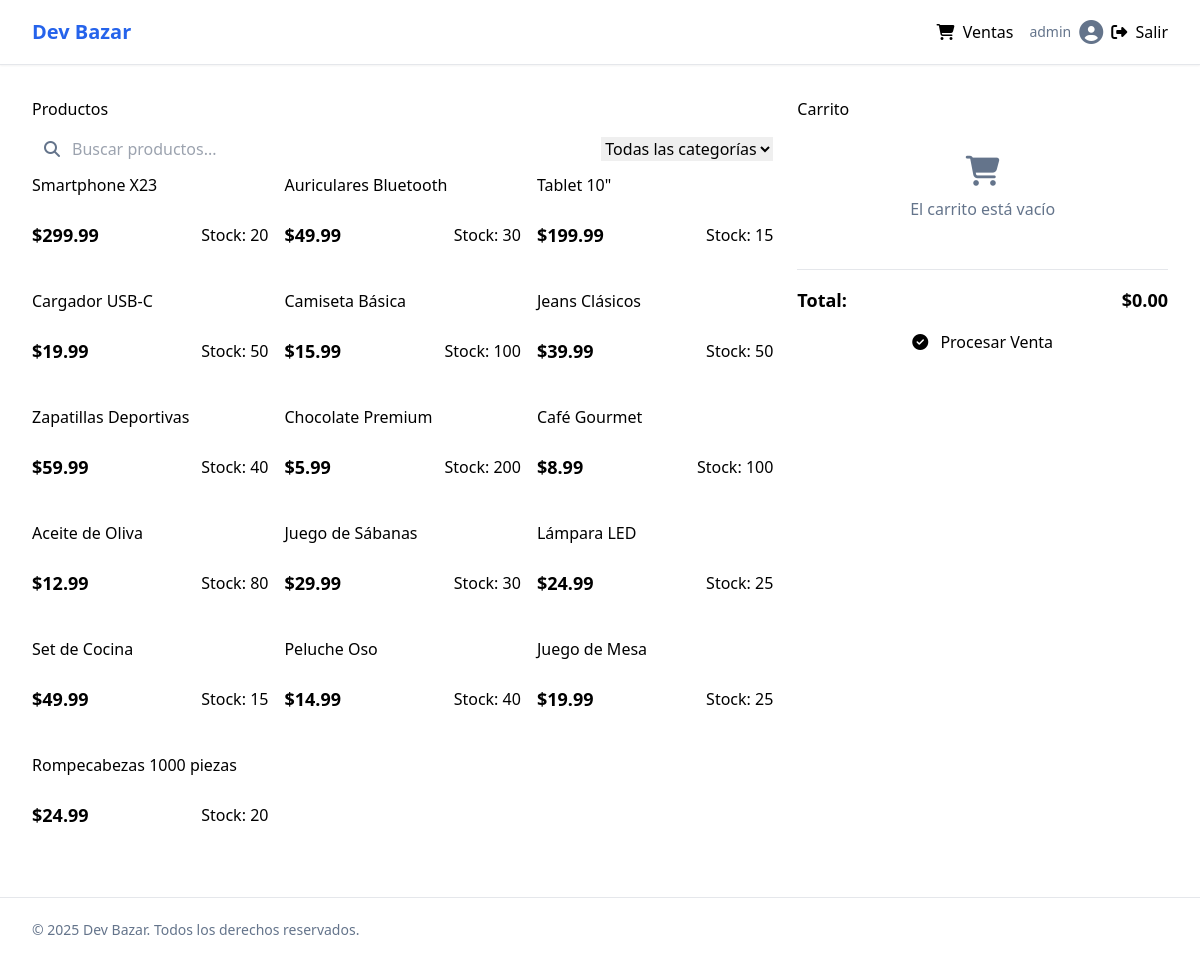
The app's page /sales/ (signed in) with its own data.
### core/models.py (models this page shows, shortened)
class Product(models.Model):
    name = models.CharField(max_length=100)
    price = models.DecimalField(max_digits=10, decimal_places=2)
    description = models.TextField(blank=True, null=True)
    stock = models.IntegerField(default=0)
    category = models.ForeignKey(ProductCategory, on_delete=models.SET_NULL, null=True, blank=True, related_name='products')
    image = models.ImageField(upload_to='products/', null=True, blank=True)
    barcode = models.CharField(max_length=100, blank=True, null=True)
    cost_price = models.DecimalField(max_digits=10, decimal_places=2, default=0)

### core/views.py (the view)
# urls.py: path('sales/', sales_view, name='sales'),
@login_required
def sales_view(request):
    products = Product.objects.all()
    categories = ProductCategory.objects.all()
    context = {
        'products': products,
        'categories': categories
    }
    return render(request, 'core/sales.html', context)

### core/templates/core/sales.html (shortened to what this page needs)
{% extends 'core/base.html' %}
{% load static %}
{% block content %}
<div class="container py-8">
    <div class="flex flex-col md:flex-row gap-6">
        <div class="md:w-2/3">
            <div class="card mb-6">
                <div class="card-header">
                    <h2 class="card-title">Productos</h2>
                    <div class="flex items-center space-x-4 mt-4">
                        <div class="relative flex-grow">
                            <span class="absolute inset-y-0 left-0 flex items-center pl-3">
                                <i class="fas fa-search text-muted-foreground"></i>
                            </span>
                            <input type="text" id="product-search" placeholder="Buscar productos..."
                                   class="input pl-10 w-full" autocomplete="off">
                        </div>
                        <div>
                            <select id="category-filter" class="input">
                                <option value="">Todas las categorías</option>
                            </select>
                        </div>
                    </div>
                </div>
                <div class="card-content">
                    <div class="grid grid-cols-1 sm:grid-cols-2 lg:grid-cols-3 gap-4" id="products-container">
                        {% for product in products %}
                        <div class="product-card card cursor-pointer"
                             data-id="{{ product.id }}"
                             data-name="{{ product.name }}"
                             data-price="{{ product.price }}"
                             data-stock="{{ product.stock }}"
                             data-category="{{ product.category.id|default:'' }}">
                            <div class="card-header py-3">
                                <h3 class="card-title text-base">{{ product.name }}</h3>
                            </div>
                            <div class="card-content py-3">
                                <div class="flex justify-between items-center">
                                    <span class="font-bold text-lg">${{ product.price }}</span>
                                    <span class="badge {% if product.stock < 5 %}badge-destructive{% else %}badge-default{% endif %}">
                                        Stock: {{ product.stock }}
                                    </span>
                                </div>
                            </div>
                        </div>
                        {% empty %}
                        <div class="col-span-full text-center py-8">
                            <p class="text-muted-foreground">No se encontraron productos</p>
                        </div>
                        {% endfor %}
                    </div>
                </div>
            </div>
        </div>
        <div class="md:w-1/3">
            <div class="card sticky top-20">
                <div class="card-header">
                    <h2 class="card-title">Carrito</h2>
                </div>
                <div class="card-content">
                    <form id="sale-form" method="post" action="{% url 'process_sale' %}">
                        <div class="mb-4 max-h-96 overflow-y-auto" id="cart-items">
                            <div class="text-center py-8 text-muted-foreground" id="empty-cart-message">
                                <i class="fas fa-shopping-cart text-3xl mb-2"></i>
                                <p>El carrito está vacío</p>
                            </div>
                        </div>
                        <div class="border-t pt-4">
                            <div class="flex justify-between text-lg font-bold">
                                <span>Total:</span>
                                <span id="total-amount">$0.00</span>
                            </div>
                        </div>
                        <div class="mt-4">
                            <button type="submit" class="btn btn-primary w-full" id="process-sale-btn" disabled>
                                <i class="fas fa-check-circle mr-2"></i>
                                Procesar Venta
                            </button>
                        </div>
                    </form>
                </div>
            </div>
        </div>
    </div>
</div>
{% endblock %}

### core/templates/core/base.html (shortened to what this page needs)
{% load static %}
<!DOCTYPE html>
<html lang="es" class="light">
<head>
    <script src="https://cdn.tailwindcss.com"></script>
    <link rel="stylesheet" href="{% static 'css/shadcn.css' %}">
    <link rel="stylesheet" href="https://cdnjs.cloudflare.com/ajax/libs/font-awesome/6.4.0/css/all.min.css">
</head>
<body class="min-h-screen bg-background font-sans antialiased">
    <div class="relative flex min-h-screen flex-col">
        {% if user.is_authenticated %}
        <header class="bg-background sticky top-0 z-40 w-full border-b shadow-sm">
            <div class="container flex h-16 items-center space-x-4 sm:justify-between sm:space-x-0">
                <div class="flex items-center space-x-4">
                    <a href="{% url 'landing' %}" class="text-primary text-xl font-bold">Dev Bazar</a>
                </div>
                <div class="flex flex-1 items-center justify-end space-x-4">
                    <nav class="nav">
                        <a href="/sales" class="nav-link {% if '/sales' in request.path %}nav-link-active{% endif %}">
                            <i class="fas fa-shopping-cart mr-1"></i> Ventas
                        </a>
                    </nav>
                    <div class="relative">
                        <div class="flex items-center space-x-2">
                            <span class="text-sm text-muted-foreground">{{ user.username }}</span>
                            <div class="avatar">
                                <i class="fas fa-user-circle text-2xl text-muted-foreground"></i>
                            </div>
                            <form method="post" action="{% url 'logout' %}">
                                <button type="submit" class="btn btn-ghost btn-sm">
                                    <i class="fas fa-sign-out-alt mr-1"></i> Salir
                                </button>
                            </form>
                        </div>
                    </div>
                </div>
            </div>
        </header>
        {% endif %}
        <main class="flex-1">
            {% block content %}{% endblock %}
        </main>
        <footer class="border-t py-6 md:py-0">
            <div class="container flex flex-col items-center justify-between gap-4 md:h-16 md:flex-row">
                <p class="text-center text-sm text-muted-foreground md:text-left">
                    &copy; {% now "Y" %} Dev Bazar. Todos los derechos reservados.
                </p>
            </div>
        </footer>
    </div>
</body>
</html>

### core/static/css/shadcn.css (style rules this page uses)
.btn { @apply inline-flex items-center justify-center whitespace-nowrap rounded-md text-sm font-medium ring-offset-background transition-colors focus-visible:outline-none focus-visible:ring-2 focus-visible:ring-ring focus-visible:ring-offset-2 disabled:pointer-events-none disabled:opacity-50; }
.btn-primary { @apply bg-primary text-primary-foreground hover:bg-primary/90; }
.btn-ghost { @apply hover:bg-accent hover:text-accent-foreground; }
.btn-sm { @apply h-9 rounded-md px-3; }
.card { @apply rounded-lg border bg-card text-card-foreground shadow-sm; }
.card-header { @apply flex flex-col space-y-1.5 p-6; }
.card-title { @apply text-2xl font-semibold leading-none tracking-tight; }
.card-content { @apply p-6 pt-0; }
.input { @apply flex h-10 w-full rounded-md border border-input bg-background px-3 py-2 text-sm ring-offset-background file:border-0 file:bg-transparent file:text-sm file:font-medium placeholder:text-muted-foreground focus-visible:outline-none focus-visible:ring-2 focus-visible:ring-ring focus-visible:ring-offset-2 disabled:cursor-not-allowed disabled:opacity-50; }
.badge { @apply inline-flex items-center rounded-full border px-2.5 py-0.5 text-xs font-semibold transition-colors focus:outline-none focus:ring-2 focus:ring-ring focus:ring-offset-2; }
.badge-default { @apply border-transparent bg-primary text-primary-foreground hover:bg-primary/80; }
.nav { @apply flex gap-6; }
.nav-link { @apply text-sm font-medium text-muted-foreground transition-colors hover:text-primary; }
.nav-link-active { @apply text-primary; }
.avatar { @apply relative flex h-10 w-10 shrink-0 overflow-hidden rounded-full; }

### core/templates/core/sales.html (style rules this page uses)
.product-card { transition: transform 0.2s ease; }

### records on screen
Product: name "Smartphone X23", price "299.99", stock "20"
Product: name "Auriculares Bluetooth", price "49.99", stock "30"
Product: name "Tablet 10\"", price "199.99", stock "15"
Product: name "Cargador USB-C", price "19.99", stock "50"
Product: name "Camiseta Básica", price "15.99", stock "100"
Product: name "Jeans Clásicos", price "39.99", stock "50"
Product: name "Zapatillas Deportivas", price "59.99", stock "40"
Product: name "Chocolate Premium", price "5.99", stock "200"
Product: name "Café Gourmet", price "8.99", stock "100"
Product: name "Aceite de Oliva", price "12.99", stock "80"
Product: name "Juego de Sábanas", price "29.99", stock "30"
Product: name "Lámpara LED", price "24.99", stock "25"
Product: name "Set de Cocina", price "49.99", stock "15"
Product: name "Peluche Oso", price "14.99", stock "40"
Product: name "Juego de Mesa", price "19.99", stock "25"
Product: name "Rompecabezas 1000 piezas", price "24.99", stock "20"

### other values on screen
{{ user.username }} "admin"
